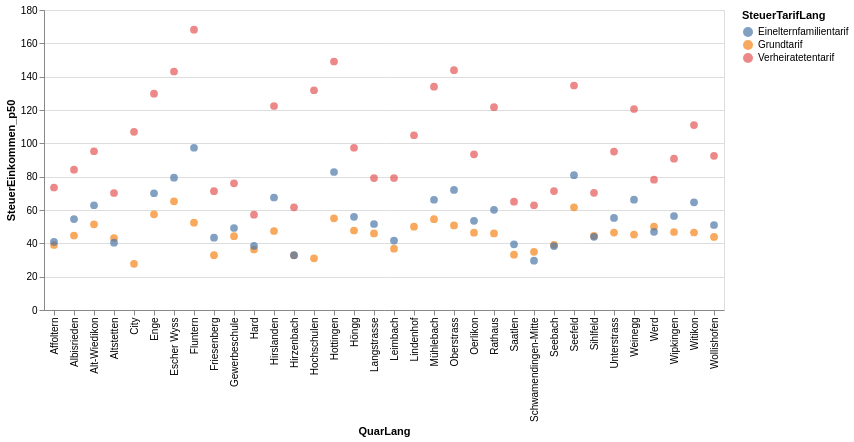

The cell this chart's notebook holds for it:
### Code cell
alt.Chart(myGraph).mark_circle(size=60).encode(
    x='QuarLang',
    y='SteuerEinkommen_p50',
    color='SteuerTarifLang',
    tooltip=['SteuerJahr','QuarLang','SteuerEinkommen_p25', 'SteuerEinkommen_p50','SteuerEinkommen_p75']
).interactive() # this makes the axes interactive: now you can zoom & pan

### Figure 1 — Vega-Lite specification as saved in the notebook (floating-point values rounded to 4 significant figures)
{"config": {"view": {"continuousWidth": 400, "continuousHeight": 300}}, "data": {"name": "data-6f96acd3fbd4b89e3e957142156ba02c"}, "mark": {"type": "circle", "size": 60}, "encoding": {"color": {"type": "nominal", "field": "SteuerTarifLang"}, "tooltip": [{"type": "temporal", "field": "SteuerJahr"}, {"type": "nominal", "field": "QuarLang"}, {"type": "quantitative", "field": "SteuerEinkommen_p25"}, {"type": "quantitative", "field": "SteuerEinkommen_p50"}, {"type": "quantitative", "field": "SteuerEinkommen_p75"}], "x": {"type": "nominal", "field": "QuarLang"}, "y": {"type": "quantitative", "field": "SteuerEinkommen_p50"}}, "selection": {"selector006": {"type": "interval", "bind": "scales", "encodings": ["x", "y"]}}, "$schema": "https://vega.github.io/schema/vega-lite/v4.8.1.json", "datasets": {"data-6f96acd3fbd4b89e3e957142156ba02c": [{"SteuerJahr": "2019-01-01T00:00:00", "QuarSort": 11, "QuarLang": "Rathaus", "SteuerTarifSort": 0, "SteuerTarifLang": "Grundtarif", "SteuerEinkommen_p50": 45.95, "SteuerEinkommen_p25": 18.3, "SteuerEinkommen_p75": 80.0}, {"SteuerJahr": "2019-01-01T00:00:00", "QuarSort": 11, "QuarLang": "Rathaus", "SteuerTarifSort": 1, "SteuerTarifLang": "Verheiratetentarif", "SteuerEinkommen_p50": 121.7, "SteuerEinkommen_p25": 67.9, "SteuerEinkommen_p75": 196.2}, {"SteuerJahr": "2019-01-01T00:00:00", "QuarSort": 11, "QuarLang": "Rathaus", "SteuerTarifSort": 2, "SteuerTarifLang": "Einelternfamilientarif", "SteuerEinkommen_p50": 60.1, "SteuerEinkommen_p25": 34.0, "SteuerEinkommen_p75": 93.5}, {"SteuerJahr": "2019-01-01T00:00:00", "QuarSort": 12, "QuarLang": "Hochschulen", "SteuerTarifSort": 0, "SteuerTarifLang": "Grundtarif", "SteuerEinkommen_p50": 31.0, "SteuerEinkommen_p25": 9.9, "SteuerEinkommen_p75": 71.25}, {"SteuerJahr": "2019-01-01T00:00:00", "QuarSort": 12, "QuarLang": "Hochschulen", "SteuerTarifSort": 1, "SteuerTarifLang": "Verheiratetentarif", "SteuerEinkommen_p50": 131.8, "SteuerEinkommen_p25": 67.2, "SteuerEinkommen_p75": 224.8}, {"SteuerJahr": "2019-01-01T00:00:00", "QuarSort": 12, "QuarLang": "Hochschulen", "SteuerTarifSort": 2, "SteuerTarifLang": "Einelternfamilientarif", "SteuerEinkommen_p50": null, "SteuerEinkommen_p25": null, "SteuerEinkommen_p75": null}, {"SteuerJahr": "2019-01-01T00:00:00", "QuarSort": 13, "QuarLang": "Lindenhof", "SteuerTarifSort": 0, "SteuerTarifLang": "Grundtarif", "SteuerEinkommen_p50": 50.0, "SteuerEinkommen_p25": 19.7, "SteuerEinkommen_p75": 86.9}, {"SteuerJahr": "2019-01-01T00:00:00", "QuarSort": 13, "QuarLang": "Lindenhof", "SteuerTarifSort": 1, "SteuerTarifLang": "Verheiratetentarif", "SteuerEinkommen_p50": 104.8, "SteuerEinkommen_p25": 70.5, "SteuerEinkommen_p75": 184.8}, {"SteuerJahr": "2019-01-01T00:00:00", "QuarSort": 13, "QuarLang": "Lindenhof", "SteuerTarifSort": 2, "SteuerTarifLang": "Einelternfamilientarif", "SteuerEinkommen_p50": null, "SteuerEinkommen_p25": null, "SteuerEinkommen_p75": null}, {"SteuerJahr": "2019-01-01T00:00:00", "QuarSort": 14, "QuarLang": "City", "SteuerTarifSort": 0, "SteuerTarifLang": "Grundtarif", "SteuerEinkommen_p50": 27.7, "SteuerEinkommen_p25": 0.1, "SteuerEinkommen_p75": 69.5}, {"SteuerJahr": "2019-01-01T00:00:00", "QuarSort": 14, "QuarLang": "City", "SteuerTarifSort": 1, "SteuerTarifLang": "Verheiratetentarif", "SteuerEinkommen_p50": 106.9, "SteuerEinkommen_p25": 50.1, "SteuerEinkommen_p75": 177.3}, {"SteuerJahr": "2019-01-01T00:00:00", "QuarSort": 14, "QuarLang": "City", "SteuerTarifSort": 2, "SteuerTarifLang": "Einelternfamilientarif", "SteuerEinkommen_p50": null, "SteuerEinkommen_p25": null, "SteuerEinkommen_p75": null}, {"SteuerJahr": "2019-01-01T00:00:00", "QuarSort": 21, "QuarLang": "Wollishofen", "SteuerTarifSort": 0, "SteuerTarifLang": "Grundtarif", "SteuerEinkommen_p50": 43.85, "SteuerEinkommen_p25": 20.2, "SteuerEinkommen_p75": 68.8}, {"SteuerJahr": "2019-01-01T00:00:00", "QuarSort": 21, "QuarLang": "Wollishofen", "SteuerTarifSort": 1, "SteuerTarifLang": "Verheiratetentarif", "SteuerEinkommen_p50": 92.5, "SteuerEinkommen_p25": 59.2, "SteuerEinkommen_p75": 143.4}, {"SteuerJahr": "2019-01-01T00:00:00", "QuarSort": 21, "QuarLang": "Wollishofen", "SteuerTarifSort": 2, "SteuerTarifLang": "Einelternfamilientarif", "SteuerEinkommen_p50": 51.0, "SteuerEinkommen_p25": 30.0, "SteuerEinkommen_p75": 77.5}, {"SteuerJahr": "2019-01-01T00:00:00", "QuarSort": 23, "QuarLang": "Leimbach", "SteuerTarifSort": 0, "SteuerTarifLang": "Grundtarif", "SteuerEinkommen_p50": 36.8, "SteuerEinkommen_p25": 15.8, "SteuerEinkommen_p75": 58.3}, {"SteuerJahr": "2019-01-01T00:00:00", "QuarSort": 23, "QuarLang": "Leimbach", "SteuerTarifSort": 1, "SteuerTarifLang": "Verheiratetentarif", "SteuerEinkommen_p50": 79.2, "SteuerEinkommen_p25": 52.95, "SteuerEinkommen_p75": 115.0}, {"SteuerJahr": "2019-01-01T00:00:00", "QuarSort": 23, "QuarLang": "Leimbach", "SteuerTarifSort": 2, "SteuerTarifLang": "Einelternfamilientarif", "SteuerEinkommen_p50": 41.65, "SteuerEinkommen_p25": 21.5, "SteuerEinkommen_p75": 63.3}, {"SteuerJahr": "2019-01-01T00:00:00", "QuarSort": 24, "QuarLang": "Enge", "SteuerTarifSort": 0, "SteuerTarifLang": "Grundtarif", "SteuerEinkommen_p50": 57.4, "SteuerEinkommen_p25": 25.5, "SteuerEinkommen_p75": 93.0}, {"SteuerJahr": "2019-01-01T00:00:00", "QuarSort": 24, "QuarLang": "Enge", "SteuerTarifSort": 1, "SteuerTarifLang": "Verheiratetentarif", "SteuerEinkommen_p50": 129.8, "SteuerEinkommen_p25": 74.4, "SteuerEinkommen_p75": 217.0}, {"SteuerJahr": "2019-01-01T00:00:00", "QuarSort": 24, "QuarLang": "Enge", "SteuerTarifSort": 2, "SteuerTarifLang": "Einelternfamilientarif", "SteuerEinkommen_p50": 70.05, "SteuerEinkommen_p25": 43.2, "SteuerEinkommen_p75": 111.0}, {"SteuerJahr": "2019-01-01T00:00:00", "QuarSort": 31, "QuarLang": "Alt-Wiedikon", "SteuerTarifSort": 0, "SteuerTarifLang": "Grundtarif", "SteuerEinkommen_p50": 51.4, "SteuerEinkommen_p25": 25.6, "SteuerEinkommen_p75": 76.5}, {"SteuerJahr": "2019-01-01T00:00:00", "QuarSort": 31, "QuarLang": "Alt-Wiedikon", "SteuerTarifSort": 1, "SteuerTarifLang": "Verheiratetentarif", "SteuerEinkommen_p50": 95.25, "SteuerEinkommen_p25": 56.1, "SteuerEinkommen_p75": 152.6}, {"SteuerJahr": "2019-01-01T00:00:00", "QuarSort": 31, "QuarLang": "Alt-Wiedikon", "SteuerTarifSort": 2, "SteuerTarifLang": "Einelternfamilientarif", "SteuerEinkommen_p50": 62.85, "SteuerEinkommen_p25": 36.4, "SteuerEinkommen_p75": 96.0}, {"SteuerJahr": "2019-01-01T00:00:00", "QuarSort": 33, "QuarLang": "Friesenberg", "SteuerTarifSort": 0, "SteuerTarifLang": "Grundtarif", "SteuerEinkommen_p50": 32.9, "SteuerEinkommen_p25": 11.0, "SteuerEinkommen_p75": 53.5}, {"SteuerJahr": "2019-01-01T00:00:00", "QuarSort": 33, "QuarLang": "Friesenberg", "SteuerTarifSort": 1, "SteuerTarifLang": "Verheiratetentarif", "SteuerEinkommen_p50": 71.3, "SteuerEinkommen_p25": 46.4, "SteuerEinkommen_p75": 102.4}, {"SteuerJahr": "2019-01-01T00:00:00", "QuarSort": 33, "QuarLang": "Friesenberg", "SteuerTarifSort": 2, "SteuerTarifLang": "Einelternfamilientarif", "SteuerEinkommen_p50": 43.4, "SteuerEinkommen_p25": 26.2, "SteuerEinkommen_p75": 65.2}, {"SteuerJahr": "2019-01-01T00:00:00", "QuarSort": 34, "QuarLang": "Sihlfeld", "SteuerTarifSort": 0, "SteuerTarifLang": "Grundtarif", "SteuerEinkommen_p50": 44.5, "SteuerEinkommen_p25": 22.2, "SteuerEinkommen_p75": 67.7}, {"SteuerJahr": "2019-01-01T00:00:00", "QuarSort": 34, "QuarLang": "Sihlfeld", "SteuerTarifSort": 1, "SteuerTarifLang": "Verheiratetentarif", "SteuerEinkommen_p50": 70.3, "SteuerEinkommen_p25": 43.0, "SteuerEinkommen_p75": 107.0}, {"SteuerJahr": "2019-01-01T00:00:00", "QuarSort": 34, "QuarLang": "Sihlfeld", "SteuerTarifSort": 2, "SteuerTarifLang": "Einelternfamilientarif", "SteuerEinkommen_p50": 43.9, "SteuerEinkommen_p25": 25.1, "SteuerEinkommen_p75": 65.5}, {"SteuerJahr": "2019-01-01T00:00:00", "QuarSort": 41, "QuarLang": "Werd", "SteuerTarifSort": 0, "SteuerTarifLang": "Grundtarif", "SteuerEinkommen_p50": 50.0, "SteuerEinkommen_p25": 24.1, "SteuerEinkommen_p75": 76.1}, {"SteuerJahr": "2019-01-01T00:00:00", "QuarSort": 41, "QuarLang": "Werd", "SteuerTarifSort": 1, "SteuerTarifLang": "Verheiratetentarif", "SteuerEinkommen_p50": 78.2, "SteuerEinkommen_p25": 35.0, "SteuerEinkommen_p75": 152.4}, {"SteuerJahr": "2019-01-01T00:00:00", "QuarSort": 41, "QuarLang": "Werd", "SteuerTarifSort": 2, "SteuerTarifLang": "Einelternfamilientarif", "SteuerEinkommen_p50": 46.9, "SteuerEinkommen_p25": 23.0, "SteuerEinkommen_p75": 81.7}, {"SteuerJahr": "2019-01-01T00:00:00", "QuarSort": 42, "QuarLang": "Langstrasse", "SteuerTarifSort": 0, "SteuerTarifLang": "Grundtarif", "SteuerEinkommen_p50": 45.95, "SteuerEinkommen_p25": 20.0, "SteuerEinkommen_p75": 72.6}, {"SteuerJahr": "2019-01-01T00:00:00", "QuarSort": 42, "QuarLang": "Langstrasse", "SteuerTarifSort": 1, "SteuerTarifLang": "Verheiratetentarif", "SteuerEinkommen_p50": 79.15, "SteuerEinkommen_p25": 45.05, "SteuerEinkommen_p75": 129.9}, {"SteuerJahr": "2019-01-01T00:00:00", "QuarSort": 42, "QuarLang": "Langstrasse", "SteuerTarifSort": 2, "SteuerTarifLang": "Einelternfamilientarif", "SteuerEinkommen_p50": 51.6, "SteuerEinkommen_p25": 30.8, "SteuerEinkommen_p75": 81.5}, {"SteuerJahr": "2019-01-01T00:00:00", "QuarSort": 44, "QuarLang": "Hard", "SteuerTarifSort": 0, "SteuerTarifLang": "Grundtarif", "SteuerEinkommen_p50": 36.3, "SteuerEinkommen_p25": 17.1, "SteuerEinkommen_p75": 58.0}, {"SteuerJahr": "2019-01-01T00:00:00", "QuarSort": 44, "QuarLang": "Hard", "SteuerTarifSort": 1, "SteuerTarifLang": "Verheiratetentarif", "SteuerEinkommen_p50": 57.2, "SteuerEinkommen_p25": 35.4, "SteuerEinkommen_p75": 80.7}, {"SteuerJahr": "2019-01-01T00:00:00", "QuarSort": 44, "QuarLang": "Hard", "SteuerTarifSort": 2, "SteuerTarifLang": "Einelternfamilientarif", "SteuerEinkommen_p50": 38.5, "SteuerEinkommen_p25": 19.5, "SteuerEinkommen_p75": 56.3}, {"SteuerJahr": "2019-01-01T00:00:00", "QuarSort": 51, "QuarLang": "Gewerbeschule", "SteuerTarifSort": 0, "SteuerTarifLang": "Grundtarif", "SteuerEinkommen_p50": 44.3, "SteuerEinkommen_p25": 20.05, "SteuerEinkommen_p75": 69.9}, {"SteuerJahr": "2019-01-01T00:00:00", "QuarSort": 51, "QuarLang": "Gewerbeschule", "SteuerTarifSort": 1, "SteuerTarifLang": "Verheiratetentarif", "SteuerEinkommen_p50": 76.0, "SteuerEinkommen_p25": 45.2, "SteuerEinkommen_p75": 114.2}, {"SteuerJahr": "2019-01-01T00:00:00", "QuarSort": 51, "QuarLang": "Gewerbeschule", "SteuerTarifSort": 2, "SteuerTarifLang": "Einelternfamilientarif", "SteuerEinkommen_p50": 49.2, "SteuerEinkommen_p25": 27.8, "SteuerEinkommen_p75": 71.3}, {"SteuerJahr": "2019-01-01T00:00:00", "QuarSort": 52, "QuarLang": "Escher Wyss", "SteuerTarifSort": 0, "SteuerTarifLang": "Grundtarif", "SteuerEinkommen_p50": 65.2, "SteuerEinkommen_p25": 38.8, "SteuerEinkommen_p75": 96.5}, {"SteuerJahr": "2019-01-01T00:00:00", "QuarSort": 52, "QuarLang": "Escher Wyss", "SteuerTarifSort": 1, "SteuerTarifLang": "Verheiratetentarif", "SteuerEinkommen_p50": 143.1, "SteuerEinkommen_p25": 90.1, "SteuerEinkommen_p75": 208.4}, {"SteuerJahr": "2019-01-01T00:00:00", "QuarSort": 52, "QuarLang": "Escher Wyss", "SteuerTarifSort": 2, "SteuerTarifLang": "Einelternfamilientarif", "SteuerEinkommen_p50": 79.4, "SteuerEinkommen_p25": 43.3, "SteuerEinkommen_p75": 113.3}, {"SteuerJahr": "2019-01-01T00:00:00", "QuarSort": 61, "QuarLang": "Unterstrass", "SteuerTarifSort": 0, "SteuerTarifLang": "Grundtarif", "SteuerEinkommen_p50": 46.45, "SteuerEinkommen_p25": 20.6, "SteuerEinkommen_p75": 72.3}, {"SteuerJahr": "2019-01-01T00:00:00", "QuarSort": 61, "QuarLang": "Unterstrass", "SteuerTarifSort": 1, "SteuerTarifLang": "Verheiratetentarif", "SteuerEinkommen_p50": 95.05, "SteuerEinkommen_p25": 60.0, "SteuerEinkommen_p75": 147.4}, {"SteuerJahr": "2019-01-01T00:00:00", "QuarSort": 61, "QuarLang": "Unterstrass", "SteuerTarifSort": 2, "SteuerTarifLang": "Einelternfamilientarif", "SteuerEinkommen_p50": 55.25, "SteuerEinkommen_p25": 34.1, "SteuerEinkommen_p75": 84.2}, {"SteuerJahr": "2019-01-01T00:00:00", "QuarSort": 63, "QuarLang": "Oberstrass", "SteuerTarifSort": 0, "SteuerTarifLang": "Grundtarif", "SteuerEinkommen_p50": 50.75, "SteuerEinkommen_p25": 22.8, "SteuerEinkommen_p75": 84.3}, {"SteuerJahr": "2019-01-01T00:00:00", "QuarSort": 63, "QuarLang": "Oberstrass", "SteuerTarifSort": 1, "SteuerTarifLang": "Verheiratetentarif", "SteuerEinkommen_p50": 143.9, "SteuerEinkommen_p25": 88.1, "SteuerEinkommen_p75": 226.7}, {"SteuerJahr": "2019-01-01T00:00:00", "QuarSort": 63, "QuarLang": "Oberstrass", "SteuerTarifSort": 2, "SteuerTarifLang": "Einelternfamilientarif", "SteuerEinkommen_p50": 72.05, "SteuerEinkommen_p25": 46.7, "SteuerEinkommen_p75": 115.0}, {"SteuerJahr": "2019-01-01T00:00:00", "QuarSort": 71, "QuarLang": "Fluntern", "SteuerTarifSort": 0, "SteuerTarifLang": "Grundtarif", "SteuerEinkommen_p50": 52.4, "SteuerEinkommen_p25": 18.2, "SteuerEinkommen_p75": 91.9}, {"SteuerJahr": "2019-01-01T00:00:00", "QuarSort": 71, "QuarLang": "Fluntern", "SteuerTarifSort": 1, "SteuerTarifLang": "Verheiratetentarif", "SteuerEinkommen_p50": 168.2, "SteuerEinkommen_p25": 103.2, "SteuerEinkommen_p75": 270.8}, {"SteuerJahr": "2019-01-01T00:00:00", "QuarSort": 71, "QuarLang": "Fluntern", "SteuerTarifSort": 2, "SteuerTarifLang": "Einelternfamilientarif", "SteuerEinkommen_p50": 97.35, "SteuerEinkommen_p25": 57.7, "SteuerEinkommen_p75": 150.0}, {"SteuerJahr": "2019-01-01T00:00:00", "QuarSort": 72, "QuarLang": "Hottingen", "SteuerTarifSort": 0, "SteuerTarifLang": "Grundtarif", "SteuerEinkommen_p50": 55.0, "SteuerEinkommen_p25": 22.2, "SteuerEinkommen_p75": 90.6}, {"SteuerJahr": "2019-01-01T00:00:00", "QuarSort": 72, "QuarLang": "Hottingen", "SteuerTarifSort": 1, "SteuerTarifLang": "Verheiratetentarif", "SteuerEinkommen_p50": 149.1, "SteuerEinkommen_p25": 95.2, "SteuerEinkommen_p75": 247.2}, {"SteuerJahr": "2019-01-01T00:00:00", "QuarSort": 72, "QuarLang": "Hottingen", "SteuerTarifSort": 2, "SteuerTarifLang": "Einelternfamilientarif", "SteuerEinkommen_p50": 82.8, "SteuerEinkommen_p25": 52.2, "SteuerEinkommen_p75": 132.9}, {"SteuerJahr": "2019-01-01T00:00:00", "QuarSort": 73, "QuarLang": "Hirslanden", "SteuerTarifSort": 0, "SteuerTarifLang": "Grundtarif", "SteuerEinkommen_p50": 47.4, "SteuerEinkommen_p25": 20.0, "SteuerEinkommen_p75": 80.2}, {"SteuerJahr": "2019-01-01T00:00:00", "QuarSort": 73, "QuarLang": "Hirslanden", "SteuerTarifSort": 1, "SteuerTarifLang": "Verheiratetentarif", "SteuerEinkommen_p50": 122.4, "SteuerEinkommen_p25": 78.6, "SteuerEinkommen_p75": 205.8}, {"SteuerJahr": "2019-01-01T00:00:00", "QuarSort": 73, "QuarLang": "Hirslanden", "SteuerTarifSort": 2, "SteuerTarifLang": "Einelternfamilientarif", "SteuerEinkommen_p50": 67.5, "SteuerEinkommen_p25": 44.9, "SteuerEinkommen_p75": 112.7}, {"SteuerJahr": "2019-01-01T00:00:00", "QuarSort": 74, "QuarLang": "Witikon", "SteuerTarifSort": 0, "SteuerTarifLang": "Grundtarif", "SteuerEinkommen_p50": 46.5, "SteuerEinkommen_p25": 20.0, "SteuerEinkommen_p75": 72.9}, {"SteuerJahr": "2019-01-01T00:00:00", "QuarSort": 74, "QuarLang": "Witikon", "SteuerTarifSort": 1, "SteuerTarifLang": "Verheiratetentarif", "SteuerEinkommen_p50": 111.0, "SteuerEinkommen_p25": 73.1, "SteuerEinkommen_p75": 171.2}, {"SteuerJahr": "2019-01-01T00:00:00", "QuarSort": 74, "QuarLang": "Witikon", "SteuerTarifSort": 2, "SteuerTarifLang": "Einelternfamilientarif", "SteuerEinkommen_p50": 64.6, "SteuerEinkommen_p25": 42.6, "SteuerEinkommen_p75": 100.0}, {"SteuerJahr": "2019-01-01T00:00:00", "QuarSort": 81, "QuarLang": "Seefeld", "SteuerTarifSort": 0, "SteuerTarifLang": "Grundtarif", "SteuerEinkommen_p50": 61.6, "SteuerEinkommen_p25": 29.9, "SteuerEinkommen_p75": 98.5}, {"SteuerJahr": "2019-01-01T00:00:00", "QuarSort": 81, "QuarLang": "Seefeld", "SteuerTarifSort": 1, "SteuerTarifLang": "Verheiratetentarif", "SteuerEinkommen_p50": 134.7, "SteuerEinkommen_p25": 81.0, "SteuerEinkommen_p75": 230.4}, {"SteuerJahr": "2019-01-01T00:00:00", "QuarSort": 81, "QuarLang": "Seefeld", "SteuerTarifSort": 2, "SteuerTarifLang": "Einelternfamilientarif", "SteuerEinkommen_p50": 80.9, "SteuerEinkommen_p25": 52.5, "SteuerEinkommen_p75": 125.1}, {"SteuerJahr": "2019-01-01T00:00:00", "QuarSort": 82, "QuarLang": "Mühlebach", "SteuerTarifSort": 0, "SteuerTarifLang": "Grundtarif", "SteuerEinkommen_p50": 54.5, "SteuerEinkommen_p25": 24.4, "SteuerEinkommen_p75": 89.8}, {"SteuerJahr": "2019-01-01T00:00:00", "QuarSort": 82, "QuarLang": "Mühlebach", "SteuerTarifSort": 1, "SteuerTarifLang": "Verheiratetentarif", "SteuerEinkommen_p50": 134.0, "SteuerEinkommen_p25": 80.3, "SteuerEinkommen_p75": 213.6}, {"SteuerJahr": "2019-01-01T00:00:00", "QuarSort": 82, "QuarLang": "Mühlebach", "SteuerTarifSort": 2, "SteuerTarifLang": "Einelternfamilientarif", "SteuerEinkommen_p50": 66.15, "SteuerEinkommen_p25": 34.7, "SteuerEinkommen_p75": 103.0}, {"SteuerJahr": "2019-01-01T00:00:00", "QuarSort": 83, "QuarLang": "Weinegg", "SteuerTarifSort": 0, "SteuerTarifLang": "Grundtarif", "SteuerEinkommen_p50": 45.25, "SteuerEinkommen_p25": 16.1, "SteuerEinkommen_p75": 75.6}, {"SteuerJahr": "2019-01-01T00:00:00", "QuarSort": 83, "QuarLang": "Weinegg", "SteuerTarifSort": 1, "SteuerTarifLang": "Verheiratetentarif", "SteuerEinkommen_p50": 120.6, "SteuerEinkommen_p25": 75.0, "SteuerEinkommen_p75": 193.1}, {"SteuerJahr": "2019-01-01T00:00:00", "QuarSort": 83, "QuarLang": "Weinegg", "SteuerTarifSort": 2, "SteuerTarifLang": "Einelternfamilientarif", "SteuerEinkommen_p50": 66.2, "SteuerEinkommen_p25": 47.5, "SteuerEinkommen_p75": 108.4}, {"SteuerJahr": "2019-01-01T00:00:00", "QuarSort": 91, "QuarLang": "Albisrieden", "SteuerTarifSort": 0, "SteuerTarifLang": "Grundtarif", "SteuerEinkommen_p50": 44.7, "SteuerEinkommen_p25": 22.5, "SteuerEinkommen_p75": 67.1}, {"SteuerJahr": "2019-01-01T00:00:00", "QuarSort": 91, "QuarLang": "Albisrieden", "SteuerTarifSort": 1, "SteuerTarifLang": "Verheiratetentarif", "SteuerEinkommen_p50": 84.2, "SteuerEinkommen_p25": 57.1, "SteuerEinkommen_p75": 120.9}, {"SteuerJahr": "2019-01-01T00:00:00", "QuarSort": 91, "QuarLang": "Albisrieden", "SteuerTarifSort": 2, "SteuerTarifLang": "Einelternfamilientarif", "SteuerEinkommen_p50": 54.55, "SteuerEinkommen_p25": 34.0, "SteuerEinkommen_p75": 80.7}, {"SteuerJahr": "2019-01-01T00:00:00", "QuarSort": 92, "QuarLang": "Altstetten", "SteuerTarifSort": 0, "SteuerTarifLang": "Grundtarif", "SteuerEinkommen_p50": 43.2, "SteuerEinkommen_p25": 20.1, "SteuerEinkommen_p75": 64.4}, {"SteuerJahr": "2019-01-01T00:00:00", "QuarSort": 92, "QuarLang": "Altstetten", "SteuerTarifSort": 1, "SteuerTarifLang": "Verheiratetentarif", "SteuerEinkommen_p50": 70.2, "SteuerEinkommen_p25": 46.7, "SteuerEinkommen_p75": 100.0}, {"SteuerJahr": "2019-01-01T00:00:00", "QuarSort": 92, "QuarLang": "Altstetten", "SteuerTarifSort": 2, "SteuerTarifLang": "Einelternfamilientarif", "SteuerEinkommen_p50": 40.4, "SteuerEinkommen_p25": 21.8, "SteuerEinkommen_p75": 64.75}, {"SteuerJahr": "2019-01-01T00:00:00", "QuarSort": 101, "QuarLang": "Höngg", "SteuerTarifSort": 0, "SteuerTarifLang": "Grundtarif", "SteuerEinkommen_p50": 47.7, "SteuerEinkommen_p25": 22.8, "SteuerEinkommen_p75": 71.4}, {"SteuerJahr": "2019-01-01T00:00:00", "QuarSort": 101, "QuarLang": "Höngg", "SteuerTarifSort": 1, "SteuerTarifLang": "Verheiratetentarif", "SteuerEinkommen_p50": 97.35, "SteuerEinkommen_p25": 65.1, "SteuerEinkommen_p75": 147.7}, {"SteuerJahr": "2019-01-01T00:00:00", "QuarSort": 101, "QuarLang": "Höngg", "SteuerTarifSort": 2, "SteuerTarifLang": "Einelternfamilientarif", "SteuerEinkommen_p50": 55.9, "SteuerEinkommen_p25": 34.3, "SteuerEinkommen_p75": 87.4}, {"SteuerJahr": "2019-01-01T00:00:00", "QuarSort": 102, "QuarLang": "Wipkingen", "SteuerTarifSort": 0, "SteuerTarifLang": "Grundtarif", "SteuerEinkommen_p50": 46.8, "SteuerEinkommen_p25": 22.6, "SteuerEinkommen_p75": 70.2}, {"SteuerJahr": "2019-01-01T00:00:00", "QuarSort": 102, "QuarLang": "Wipkingen", "SteuerTarifSort": 1, "SteuerTarifLang": "Verheiratetentarif", "SteuerEinkommen_p50": 90.8, "SteuerEinkommen_p25": 60.0, "SteuerEinkommen_p75": 133.7}, {"SteuerJahr": "2019-01-01T00:00:00", "QuarSort": 102, "QuarLang": "Wipkingen", "SteuerTarifSort": 2, "SteuerTarifLang": "Einelternfamilientarif", "SteuerEinkommen_p50": 56.4, "SteuerEinkommen_p25": 33.6, "SteuerEinkommen_p75": 81.2}, {"SteuerJahr": "2019-01-01T00:00:00", "QuarSort": 111, "QuarLang": "Affoltern", "SteuerTarifSort": 0, "SteuerTarifLang": "Grundtarif", "SteuerEinkommen_p50": 39.0, "SteuerEinkommen_p25": 18.3, "SteuerEinkommen_p75": 59.7}, {"SteuerJahr": "2019-01-01T00:00:00", "QuarSort": 111, "QuarLang": "Affoltern", "SteuerTarifSort": 1, "SteuerTarifLang": "Verheiratetentarif", "SteuerEinkommen_p50": 73.5, "SteuerEinkommen_p25": 49.5, "SteuerEinkommen_p75": 102.3}, {"SteuerJahr": "2019-01-01T00:00:00", "QuarSort": 111, "QuarLang": "Affoltern", "SteuerTarifSort": 2, "SteuerTarifLang": "Einelternfamilientarif", "SteuerEinkommen_p50": 40.9, "SteuerEinkommen_p25": 20.25, "SteuerEinkommen_p75": 61.4}, {"SteuerJahr": "2019-01-01T00:00:00", "QuarSort": 115, "QuarLang": "Oerlikon", "SteuerTarifSort": 0, "SteuerTarifLang": "Grundtarif", "SteuerEinkommen_p50": 46.4, "SteuerEinkommen_p25": 20.6, "SteuerEinkommen_p75": 70.5}, {"SteuerJahr": "2019-01-01T00:00:00", "QuarSort": 115, "QuarLang": "Oerlikon", "SteuerTarifSort": 1, "SteuerTarifLang": "Verheiratetentarif", "SteuerEinkommen_p50": 93.4, "SteuerEinkommen_p25": 57.8, "SteuerEinkommen_p75": 143.5}, {"SteuerJahr": "2019-01-01T00:00:00", "QuarSort": 115, "QuarLang": "Oerlikon", "SteuerTarifSort": 2, "SteuerTarifLang": "Einelternfamilientarif", "SteuerEinkommen_p50": 53.5, "SteuerEinkommen_p25": 30.7, "SteuerEinkommen_p75": 83.5}, {"SteuerJahr": "2019-01-01T00:00:00", "QuarSort": 119, "QuarLang": "Seebach", "SteuerTarifSort": 0, "SteuerTarifLang": "Grundtarif", "SteuerEinkommen_p50": 39.1, "SteuerEinkommen_p25": 18.0, "SteuerEinkommen_p75": 60.5}, {"SteuerJahr": "2019-01-01T00:00:00", "QuarSort": 119, "QuarLang": "Seebach", "SteuerTarifSort": 1, "SteuerTarifLang": "Verheiratetentarif", "SteuerEinkommen_p50": 71.35, "SteuerEinkommen_p25": 44.9, "SteuerEinkommen_p75": 105.0}, {"SteuerJahr": "2019-01-01T00:00:00", "QuarSort": 119, "QuarLang": "Seebach", "SteuerTarifSort": 2, "SteuerTarifLang": "Einelternfamilientarif", "SteuerEinkommen_p50": 38.35, "SteuerEinkommen_p25": 18.55, "SteuerEinkommen_p75": 59.65}, {"SteuerJahr": "2019-01-01T00:00:00", "QuarSort": 121, "QuarLang": "Saatlen", "SteuerTarifSort": 0, "SteuerTarifLang": "Grundtarif", "SteuerEinkommen_p50": 33.2, "SteuerEinkommen_p25": 12.7, "SteuerEinkommen_p75": 53.05}, {"SteuerJahr": "2019-01-01T00:00:00", "QuarSort": 121, "QuarLang": "Saatlen", "SteuerTarifSort": 1, "SteuerTarifLang": "Verheiratetentarif", "SteuerEinkommen_p50": 65.0, "SteuerEinkommen_p25": 40.9, "SteuerEinkommen_p75": 93.6}, {"SteuerJahr": "2019-01-01T00:00:00", "QuarSort": 121, "QuarLang": "Saatlen", "SteuerTarifSort": 2, "SteuerTarifLang": "Einelternfamilientarif", "SteuerEinkommen_p50": 39.4, "SteuerEinkommen_p25": 18.0, "SteuerEinkommen_p75": 55.5}, {"SteuerJahr": "2019-01-01T00:00:00", "QuarSort": 122, "QuarLang": "Schwamendingen-Mitte", "SteuerTarifSort": 0, "SteuerTarifLang": "Grundtarif", "SteuerEinkommen_p50": 34.9, "SteuerEinkommen_p25": 17.05, "SteuerEinkommen_p75": 52.9}, {"SteuerJahr": "2019-01-01T00:00:00", "QuarSort": 122, "QuarLang": "Schwamendingen-Mitte", "SteuerTarifSort": 1, "SteuerTarifLang": "Verheiratetentarif", "SteuerEinkommen_p50": 62.85, "SteuerEinkommen_p25": 39.7, "SteuerEinkommen_p75": 89.85}, {"SteuerJahr": "2019-01-01T00:00:00", "QuarSort": 122, "QuarLang": "Schwamendingen-Mitte", "SteuerTarifSort": 2, "SteuerTarifLang": "Einelternfamilientarif", "SteuerEinkommen_p50": 29.6, "SteuerEinkommen_p25": 10.1, "SteuerEinkommen_p75": 47.5}, {"SteuerJahr": "2019-01-01T00:00:00", "QuarSort": 123, "QuarLang": "Hirzenbach", "SteuerTarifSort": 0, "SteuerTarifLang": "Grundtarif", "SteuerEinkommen_p50": 32.8, "SteuerEinkommen_p25": 12.3, "SteuerEinkommen_p75": 51.9}, {"SteuerJahr": "2019-01-01T00:00:00", "QuarSort": 123, "QuarLang": "Hirzenbach", "SteuerTarifSort": 1, "SteuerTarifLang": "Verheiratetentarif", "SteuerEinkommen_p50": 61.6, "SteuerEinkommen_p25": 40.6, "SteuerEinkommen_p75": 85.5}, {"SteuerJahr": "2019-01-01T00:00:00", "QuarSort": 123, "QuarLang": "Hirzenbach", "SteuerTarifSort": 2, "SteuerTarifLang": "Einelternfamilientarif", "SteuerEinkommen_p50": 32.9, "SteuerEinkommen_p25": 14.8, "SteuerEinkommen_p75": 48.7}]}}
